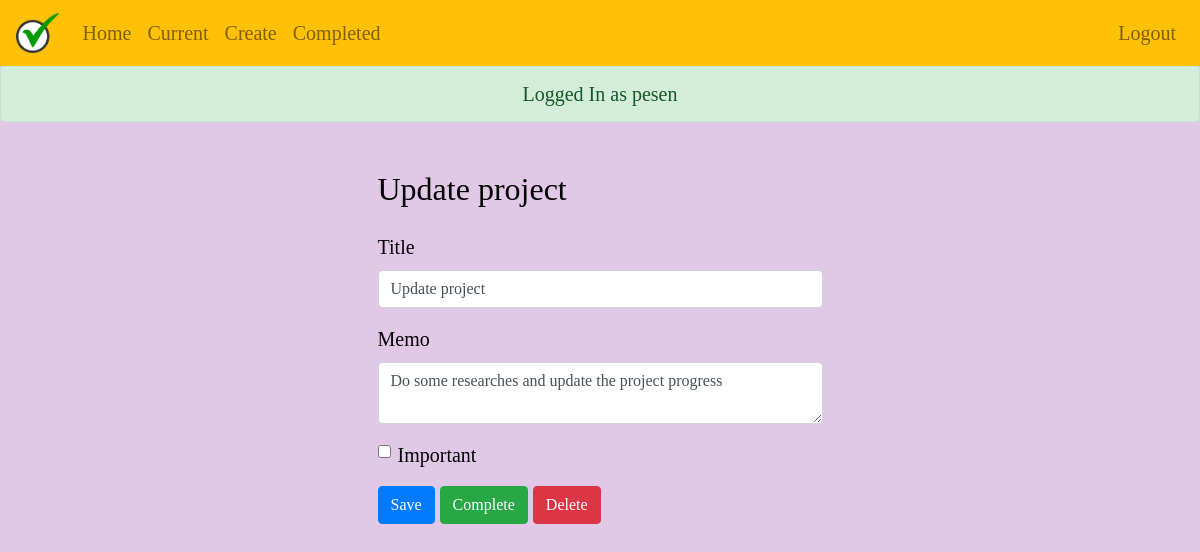
Screenshot of /todo/17 (signed in) with the database file from the repository.
### todo/models.py (models this page shows, shortened)
class Todo(models.Model):
    title=models.CharField(max_length=100)
    memo=models.TextField(blank=True)
    created=models.DateTimeField(auto_now_add=True)
    datecompleted=models.DateTimeField(null=True,blank=True)
    important=models.BooleanField(default=False)
    user=models.ForeignKey(User,on_delete=models.CASCADE)

### todo/views.py (the view, shortened to what this page needs)
# urls.py: path('todo/<int:todo_pk>',views.viewtodo,name='viewtodo'),
@login_required
def viewtodo(request,todo_pk):
    todo=get_object_or_404(Todo,pk=todo_pk,user=request.user)
    if request.method=="GET":
        form=TodoForm(instance=todo)
        return render(request,'todo/viewtodo.html',{'todo':todo,'form':form})

### todo/forms.py
class TodoForm(ModelForm):
    class Meta:
        model=Todo
        fields=['title','memo','important']

### todo/templates/todo/viewtodo.html (shortened to what this page needs)
{%extends 'todo/base.html'%}
{%block content%}
<div class='row justify-content-center mt-5'>
    <div class='col-md-5'>
        <h2>{{todo.title}}</h2>
    </div>
</div>
<div class='row justify-content-center mt-3'>
    <div class='col-md-5'>
        <form method="POST">
            <div class='form-group'>
                <label for="title">Title</label>
                <input type="text" name='title' class='form-control' id='title' value="{{todo.title}}"required>
            </div>
            <div class='form-group'>
                <label for="memo">Memo</label>
                <textarea type="text" class='form-control' name='memo' id='memo'>{{todo.memo}}</textarea>
            </div>
            <div class='form-group form-check'>
                <input type="checkbox" name="important" class="form-check-input" id="important" {% if todo.important %}checked{% endif %}>
                    <label class="form-check-label" for="important">Important</label>
            </div>
            <button type="submit" class="btn btn-primary">Save</button>
            <a class="btn btn-success" href="#"
              onClick="document.getElementById('complete').submit()">
              Complete
            </a>
            <a class="btn btn-danger" href="#"
              onClick="document.getElementById('delete').submit()">
              Delete
            </a>
        </form>
    </div>
</div>
{%endblock%}

### todo/templates/todo/base.html (shortened to what this page needs)
{%load static%}
<link rel="stylesheet" href="https://maxcdn.bootstrapcdn.com/bootstrap/4.0.0/css/bootstrap.min.css">
<link rel="stylesheet" href="{%static 'todo/master.css'%}">
<body>
{%if user.is_authenticated%}
<nav class="navbar navbar-expand-lg navbar-light bg-warning">
  <img src="{%static 'todo/tick.png' %}" height='50' widht="50" class="navbar-brand">
    <div class="collapse navbar-collapse" id="navbarSupportedContent">
      <ul class="navbar-nav mr-auto">
        <li class="nav-item ">
          <a class="nav-link" href="{%url 'home'%}">Home <span class="sr-only">(current)</span></a>
        </li>
        <li class="nav-item">
          <a class="nav-link" href="{%url 'currenttodos'%}">Current</a>
        </li>
        <li class="nav-item">
            <a class="nav-link" href="{%url 'createtodo'%}">Create</a>
        </li>
        <li class="nav-item">
            <a class="nav-link" href="{%url 'completedtodos'%}">Completed</a>
        </li>
      </ul>
      <ul class='navbar-nav ml-auto'>
          <li class="nav-item">
            <a class="nav-link" href="#"
              onClick="document.getElementById('logoutform').submit()">
              Logout
            </a>
          </li>
      </ul>
    </div>
  </nav>
<div class=' text-center alert alert-success' role='alert'>
    Logged In as {{user.username}}
</div>
{%endif%}
<div class='container'>
{%block content%}
{%endblock%}
</div>
</body>

### todo/static/todo/master.css (style rules this page uses)
nav { font-size: 20px; color:blue; }
body { background-color: rgb(225, 200, 230); font-family: 'Times New Roman', Times, serif; font-size: 20px; color:black; }

### rows the page displays
Todo: title "Update project", memo "Do some researches and update the project progress"

### other values shown
{{ user.username }} "pesen"
